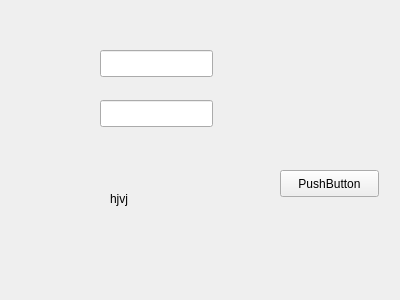
<?xml version="1.0" encoding="UTF-8"?>
<ui version="4.0">
 <class>Widget</class>
 <widget class="QWidget" name="Widget">
  <property name="geometry">
   <rect>
    <x>0</x>
    <y>0</y>
    <width>400</width>
    <height>300</height>
   </rect>
  </property>
  <property name="windowTitle">
   <string>Widget</string>
  </property>
  <widget class="QLineEdit" name="number1">
   <property name="geometry">
    <rect>
     <x>100</x>
     <y>50</y>
     <width>113</width>
     <height>27</height>
    </rect>
   </property>
  </widget>
  <widget class="QLineEdit" name="number2">
   <property name="geometry">
    <rect>
     <x>100</x>
     <y>100</y>
     <width>113</width>
     <height>27</height>
    </rect>
   </property>
  </widget>
  <widget class="QLabel" name="result">
   <property name="geometry">
    <rect>
     <x>110</x>
     <y>190</y>
     <width>67</width>
     <height>17</height>
    </rect>
   </property>
   <property name="text">
    <string>hjvj</string>
   </property>
  </widget>
  <widget class="QPushButton" name="pushButton">
   <property name="geometry">
    <rect>
     <x>280</x>
     <y>170</y>
     <width>99</width>
     <height>27</height>
    </rect>
   </property>
   <property name="text">
    <string>PushButton</string>
   </property>
  </widget>
 </widget>
 <layoutdefault spacing="6" margin="11"/>
 <resources/>
 <connections/>
</ui>
